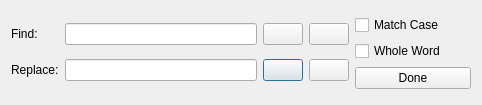
<?xml version="1.0" encoding="UTF-8"?>
<ui version="4.0">
 <class>Dialog</class>
 <widget class="QDialog" name="Dialog">
  <property name="geometry">
   <rect>
    <x>0</x>
    <y>0</y>
    <width>482</width>
    <height>105</height>
   </rect>
  </property>
  <property name="sizePolicy">
   <sizepolicy hsizetype="Fixed" vsizetype="Fixed">
    <horstretch>0</horstretch>
    <verstretch>0</verstretch>
   </sizepolicy>
  </property>
  <property name="minimumSize">
   <size>
    <width>482</width>
    <height>105</height>
   </size>
  </property>
  <property name="maximumSize">
   <size>
    <width>482</width>
    <height>105</height>
   </size>
  </property>
  <property name="windowTitle">
   <string>Find &amp; Replace</string>
  </property>
  <property name="windowIcon">
   <iconset resource="icons/icons.qrc">
    <normaloff>:/icons/edit-find.png</normaloff>:/icons/edit-find.png</iconset>
  </property>
  <layout class="QVBoxLayout" name="verticalLayout_2">
   <item>
    <layout class="QHBoxLayout" name="horizontalLayout">
     <item>
      <layout class="QGridLayout" name="gridLayout">
       <item row="1" column="2">
        <widget class="QPushButton" name="replacePrevious">
         <property name="text">
          <string/>
         </property>
         <property name="icon">
          <iconset resource="icons/icons.qrc">
           <normaloff>:/icons/find-previous.png</normaloff>:/icons/find-previous.png</iconset>
         </property>
        </widget>
       </item>
       <item row="1" column="3">
        <widget class="QPushButton" name="replaceNext">
         <property name="text">
          <string/>
         </property>
         <property name="icon">
          <iconset resource="icons/icons.qrc">
           <normaloff>:/icons/find-next.png</normaloff>:/icons/find-next.png</iconset>
         </property>
        </widget>
       </item>
       <item row="1" column="1">
        <widget class="QLineEdit" name="replaceEdit"/>
       </item>
       <item row="0" column="2">
        <widget class="QPushButton" name="findPrevious">
         <property name="text">
          <string/>
         </property>
         <property name="icon">
          <iconset resource="icons/icons.qrc">
           <normaloff>:/icons/find-previous.png</normaloff>:/icons/find-previous.png</iconset>
         </property>
        </widget>
       </item>
       <item row="0" column="3">
        <widget class="QPushButton" name="findNext">
         <property name="text">
          <string/>
         </property>
         <property name="icon">
          <iconset resource="icons/icons.qrc">
           <normaloff>:/icons/find-next.png</normaloff>:/icons/find-next.png</iconset>
         </property>
        </widget>
       </item>
       <item row="1" column="0">
        <widget class="QLabel" name="replaceLabel">
         <property name="text">
          <string>Replace:</string>
         </property>
        </widget>
       </item>
       <item row="0" column="1">
        <widget class="QLineEdit" name="findEdit">
         <property name="minimumSize">
          <size>
           <width>192</width>
           <height>0</height>
          </size>
         </property>
        </widget>
       </item>
       <item row="0" column="0">
        <widget class="QLabel" name="findLabel">
         <property name="text">
          <string>Find:</string>
         </property>
        </widget>
       </item>
      </layout>
     </item>
     <item>
      <layout class="QVBoxLayout" name="verticalLayout">
       <item>
        <widget class="QCheckBox" name="matchCase">
         <property name="text">
          <string>Match Case</string>
         </property>
        </widget>
       </item>
       <item>
        <widget class="QCheckBox" name="wholeWord">
         <property name="text">
          <string>Whole Word</string>
         </property>
        </widget>
       </item>
       <item>
        <widget class="QPushButton" name="doneButton">
         <property name="sizePolicy">
          <sizepolicy hsizetype="Expanding" vsizetype="Fixed">
           <horstretch>0</horstretch>
           <verstretch>0</verstretch>
          </sizepolicy>
         </property>
         <property name="text">
          <string>Done</string>
         </property>
        </widget>
       </item>
      </layout>
     </item>
    </layout>
   </item>
  </layout>
  <zorder>findLabel</zorder>
  <zorder>findEdit</zorder>
  <zorder>findPrevious</zorder>
  <zorder>matchCase</zorder>
  <zorder>wholeWord</zorder>
  <zorder>replaceEdit</zorder>
  <zorder>replaceLabel</zorder>
  <zorder>replacePrevious</zorder>
  <zorder>replaceNext</zorder>
  <zorder>findNext</zorder>
  <zorder>findNext</zorder>
  <zorder>findLabel</zorder>
 </widget>
 <resources>
  <include location="icons/icons.qrc"/>
 </resources>
 <connections/>
</ui>
